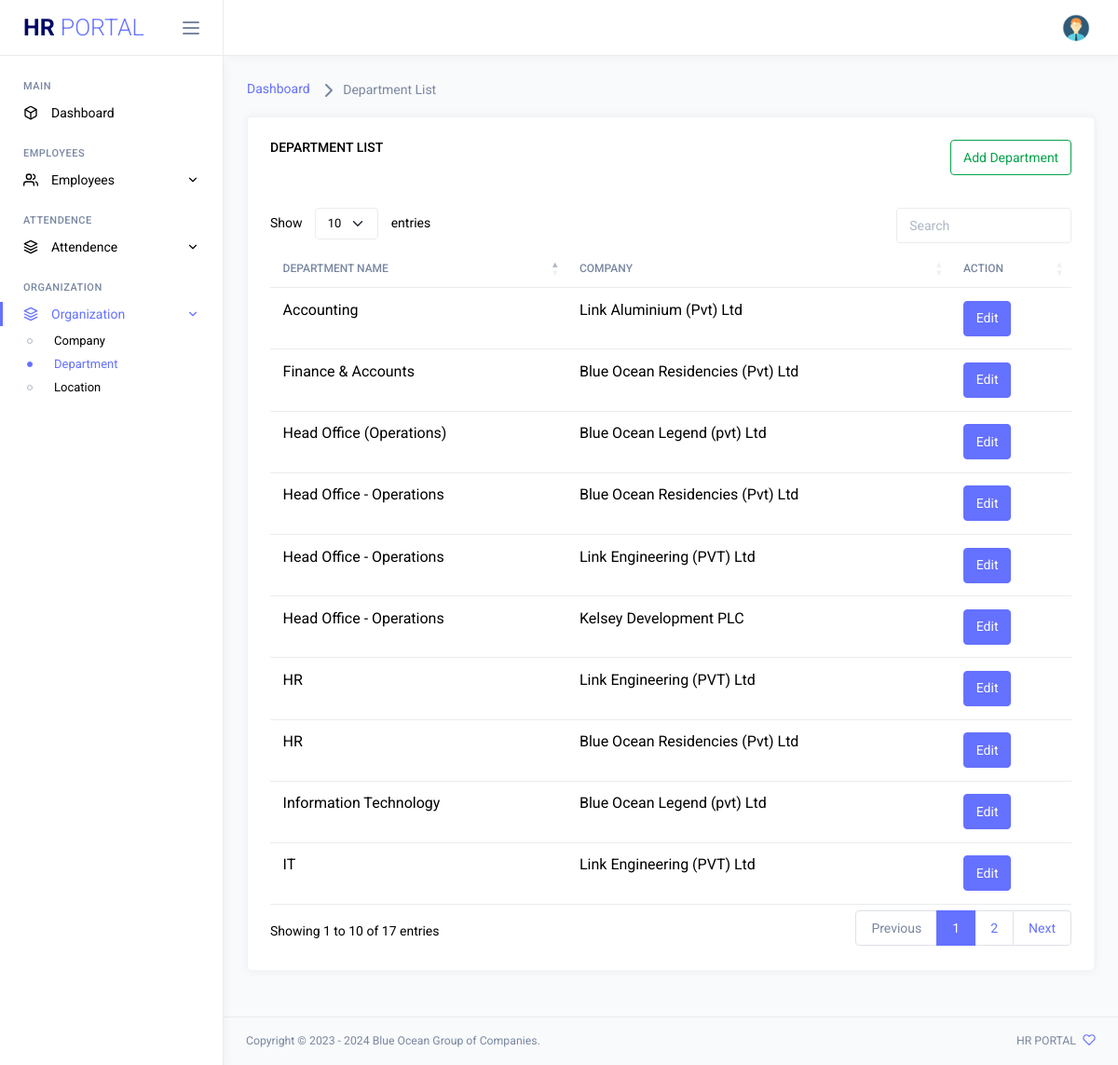
/Department-List.php (signed in), run on the app's committed database.
### tables this page shows
CREATE TABLE `department` (
  `D_id` int(11) NOT NULL,
  `Department_Name` varchar(256) NOT NULL,
  `company` int(11) NOT NULL
);

CREATE TABLE `company` (
  `C_id` int(11) NOT NULL,
  `C_name` varchar(256) NOT NULL,
  `C_EPFNo` varchar(50) NOT NULL
);

### Department-List.php (the view, shortened to what this page needs)
<?php include 'include/dbConnection.php';?>
<html lang="en">
<head>
	<link rel="stylesheet" href="assets/vendors/core/core.css">
  <link rel="stylesheet" href="assets/vendors/datatables.net-bs5/dataTables.bootstrap5.css">
  <link rel="stylesheet" href="https://cdn.datatables.net/rowreorder/1.3.3/css/rowReorder.dataTables.min.css">
  <link rel="stylesheet" href="https://cdn.datatables.net/responsive/2.4.1/css/responsive.dataTables.min.css">
	<link rel="stylesheet" href="assets/fonts/feather-font/css/iconfont.css">
	<link rel="stylesheet" href="assets/vendors/flag-icon-css/css/flag-icon.min.css">
	<link rel="stylesheet" href="assets/css/demo1/style.min.css">
</head>
<body>
	<div class="main-wrapper">
		<?php include_once 'include/side-navi.php' ?>
		<div class="page-wrapper">
      <?php include_once 'include/top_navi.php' ?>
			<div class="page-content">
				<nav class="page-breadcrumb">
					<ol class="breadcrumb">
						<li class="breadcrumb-item"><a href="dashboard.php">Dashboard</a></li>
            <li class="breadcrumb-item active" aria-current="page"><i data-feather="chevron-right"></i> Department List</a></li>
					</ol>
				</nav>
				<div class="row">
					<div class="col-md-12 grid-margin stretch-card">
            <div class="card">
              <div class="card-body">
                <div class="row">
                  <div class="col-md-6">
                    <h6 class="card-title">Department List</h6>
                  </div>
                  <div class="col-md-6" align="right">
                    <a href="add_department.php"><h6 class="card-title"><button type="button" class="btn btn-outline-success">Add Department</button></h6></a>
                  </div>
                </div>
                <br/>
                <div class="table-responsive">
                  <table id="dataTableExample" class="table">
                    <thead>
                      <tr>
                        <th>Department Name</th>
                        <th>Company</th>
                      	<th>Action</th>
                      </tr>
                    </thead>
                    <tbody>
											<?php
		                    $sql = 'SELECT * FROM  department JOIN company ON company.C_id=department.company';
		                    $result = mysqli_query($conn,$sql);
		                    $i = 1;
		                    while($row = mysqli_fetch_array($result))
		                      {
	                     ?>
                      <tr>
                        <td><?php echo $row['Department_Name']; ?></td>
                        <td><?php echo $row['C_name']; ?></td>
												<td>
													<a href="update-department.php?view_department=<?php echo $row['D_id']; ?>"><button type="button" class="btn btn-primary">Edit</button>
												</td>
                      </tr>
											<?php $i++; } ?>
                    </tbody>
                  </table>
                </div>
              </div>
            </div>
					</div>
				</div>
			</div>
      <?php include_once 'include/footer.php' ?>
		</div>
	</div>
</body>
</html>

### data on the page
department: Department_Name "IT", company.C_name "Link Engineering (PVT) Ltd"
department: Department_Name "HR", company.C_name "Link Engineering (PVT) Ltd"
department: Department_Name "HR", company.C_name "Blue Ocean Residencies (Pvt) Ltd"
department: Department_Name "Accounting", company.C_name "Link Aluminium (Pvt) Ltd"
department: Department_Name "Information Technology", company.C_name "Blue Ocean Legend (pvt) Ltd"
department: Department_Name "Head Office (Operations)", company.C_name "Blue Ocean Legend (pvt) Ltd"
department: Department_Name "Finance & Accounts", company.C_name "Blue Ocean Residencies (Pvt) Ltd"
department: Department_Name "Head Office - Operations", company.C_name "Blue Ocean Residencies (Pvt) Ltd"
department: Department_Name "Head Office - Operations", company.C_name "Link Engineering (PVT) Ltd"
department: Department_Name "Head Office - Operations", company.C_name "Kelsey Development PLC"
